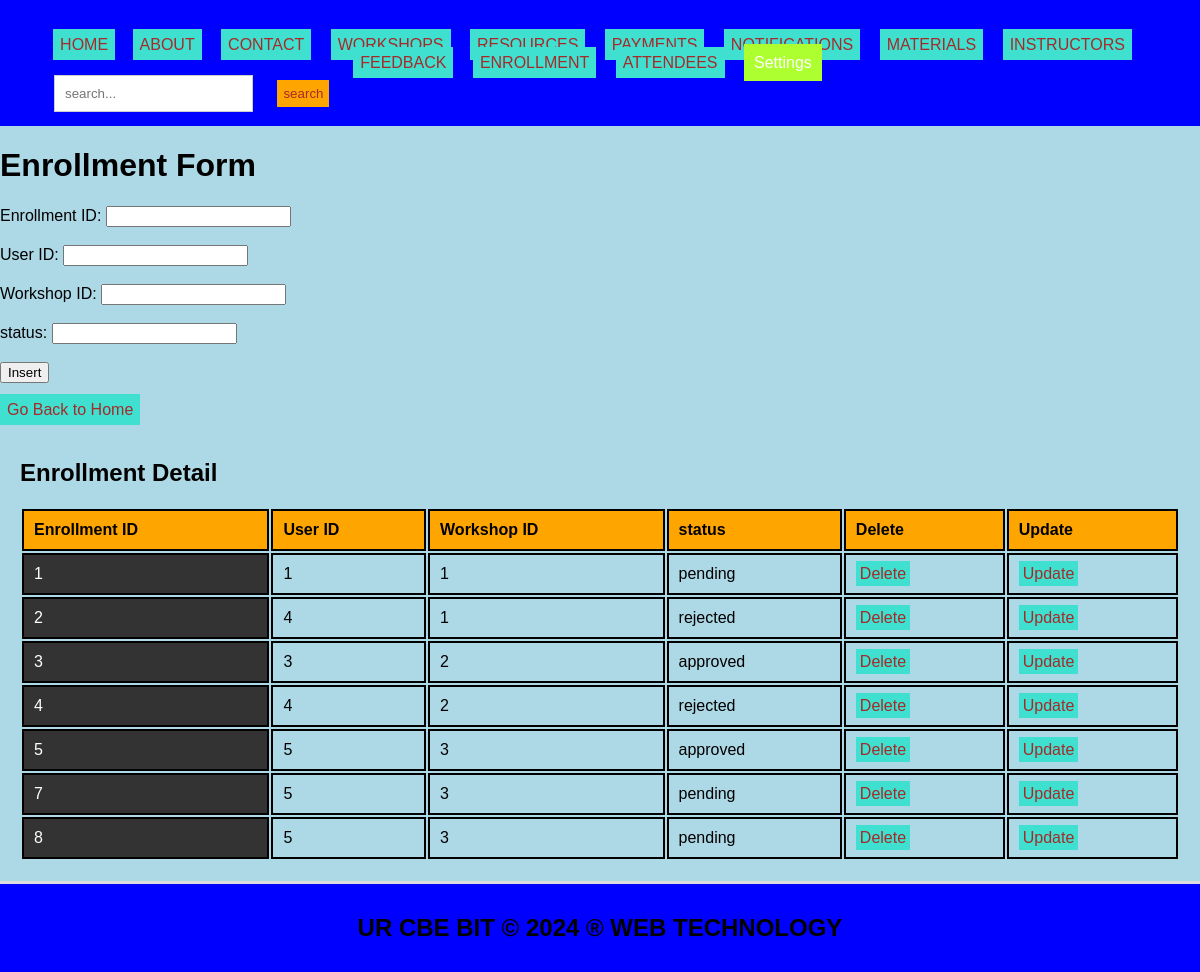
Screenshot of /enrollment.php with the database file from the repository.
### tables this page shows
CREATE TABLE `enrollment` (
  `enrollment_id` int(11) NOT NULL,
  `user_id` int(11) DEFAULT NULL,
  `workshop_id` int(11) DEFAULT NULL,
  `status` enum('pending','approved','rejected') DEFAULT NULL
);

### enrollment.php (the view, shortened to what this page needs)
<!DOCTYPE html>
<html lang="en">
<head>
  <link rel="stylesheet" type="text/css" href="style.css">
</head>
<body style="background-color: lightblue;">
  <header>
    <ul style="list-style-type: none; padding: 0;">
      <li style="display: inline; margin-right: 10px;">
           <ul style="list-style-type: none; padding: 0;">
    </li>
    <li style="display: inline; margin-right: 8px;"><a href="./home.html">HOME</a></li>
    <li style="display: inline; margin-right: 10px;"><a href="./about.html">ABOUT</a></li>
    <li style="display: inline; margin-right: 10px;"><a href="./contact.html">CONTACT</a></li>
    <li style="display: inline; margin-right: 10px;"><a href="./workshops.php">WORKSHOPS</a></li>
    <li style="display: inline; margin-right: 10px;"><a href="./resources.php">RESOURCES</a></li>
    <li style="display: inline; margin-right: 10px;"><a href="./payments.php">PAYMENTS</a></li>
    <li style="display: inline; margin-right: 10px;"><a href="./notifications.php">NOTIFICATIONS</a></li>
    <li style="display: inline; margin-right: 10px;"><a href="./materials.php"> MATERIALS</a></li>
    <li style="display: inline; margin-right: 10px;"><a href="./instructors.php">INSTRUCTORS</a></li>
    <li style="display: inline; margin-right: 10px;"><a href="./feedback.php">FEEDBACK</a></li>
    <li style="display: inline; margin-right: 10px;"><a href="./enrollment.php">ENROLLMENT</a></li>
    <li style="display: inline; margin-right: 10px;"><a href="./attendees.php">ATTENDEES</a></li>
      <li class="dropdown" style="display: inline; margin-right: 10px;">
      <a href="#" style="padding: 10px; color: white; background-color: greenyellow; text-decoration: none; margin-right: 15px;">Settings</a>
    </li>
    </ul>
  </header>
<body style="background-color: yellowgreen;">
  <div class="search-form">
      <form role="search" action="search.php">
        <input class="form-control" type="search" placeholder="search..." aria-label="search" name="query">
        <button class="btn" type="submit">search</button>
      </form>
    </div>
    <h1>Enrollment Form</h1>
    <form method="post" onsubmit="return confirmInsert();">
        <label for="enrollment_id">Enrollment ID:</label>
        <input type="number" id="enrollment_id" name="enrollment_id" required><br><br>
        <label for="user_id">User ID:</label>
        <input type="number" id="user_id" name="user_id" required><br><br>
        <label for="workshop_id">Workshop ID:</label>
        <input type="number" id="workshop_id" name="workshop_id" required><br><br>
        <label for="status">status:</label>
        <input type="text" id="status" name="status" required><br><br>
        <input type="submit" name="add" value="Insert"><br><br>
        <a href="./home.html">Go Back to Home</a>
    </form>
    <?php
    include('database_connection.php');
    ?>
    <section>
        <h2>Enrollment Detail</h2>
        <table>
            <tr>
                <th>Enrollment ID</th>
                <th>User ID</th>
                <th>Workshop ID</th>
                <th>status</th>
                <th>Delete</th>
                <th>Update</th>
            </tr>
            <?php
            $sql = "SELECT * FROM enrollment";
            $result = $connection->query($sql);
            if ($result->num_rows > 0) {
                while ($row = $result->fetch_assoc()) {
                    echo "<tr>
                            <td>{$row['enrollment_id']}</td>
                            <td>{$row['user_id']}</td>
                            <td>{$row['workshop_id']}</td>
                            <td>{$row['status']}</td>
                            <td><a style='padding:4px' href='delete_enrollment.php?enrollment_id={$row['enrollment_id']}'>Delete</a></td>
                            <td><a style='padding:4px' href='update_enrollment.php?enrollment_id={$row['enrollment_id']}'>Update</a></td>
                          </tr>";
                }
            } else {
                echo "<tr><td colspan='6'>No data found</td></tr>";
            }
            ?>
        </table>
    </section>
    <footer>
        <h2>UR CBE BIT &copy; 2024 &reg; WEB TECHNOLOGY</h2>
    </footer>
</body>
</html>

### style.css (style rules this page uses)
body { font-family: Arial, sans-serif; margin: 0; padding: 0; }
.search-form { float: left; padding: 20px; }
.form-control { padding: 8px; margin-left: 4px; border: 1px solid #ccc; }
.btn { padding: 6px; background-color: orange; color: brown; border: none; }
.dropdown { position: relative; display: inline; margin-right: 10px; }
body { font-family: Arial,sans-serif; margin:0; padding:0; }
header { background-color:blue; padding: 20px; }
.dropdown { position: right; display:right; direction:rtl; }
section { padding:28px; border-bottom: 1px solid #ddd; }
footer { text-align: center; padding: 15px; background-color:blue; }

### enrollment.php (style rules this page uses)
a:link { color: #0066cc; text-decoration: none; }
a { padding: 7px; color: white; background-color: turquoise; text-decoration: none; margin-right: 5px; }
a:link { color: brown; }
button.btn { margin-left: 20px; margin-top: 10px; }
input.form-control { padding: 10px; }
table { width: 100%; border-collapse: revert; }
td:first-child { background-color: #333333; color: #ffffff; }
td { padding: 8px; border-bottom: 1px solid #dddddd; }
th, td { border: 2px solid black; padding: 10px; text-align: left; }
th { background-color: orange; }
section { padding: 20px; border-bottom: 3px solid #ddd; }
header { text-align: center; padding: 20px; background-color: blue; }
.search-form { position: fixed; top: 50px; left: 30px; z-index: 999; }
footer { text-align: center; padding: 10px; background-color: blue; }

### rows the page displays
enrollment: enrollment_id "1", user "1", workshop "1", status "pending"
enrollment: enrollment_id "2", user "4", workshop "1", status "rejected"
enrollment: enrollment_id "3", user "3", workshop "2", status "approved"
enrollment: enrollment_id "4", user "4", workshop "2", status "rejected"
enrollment: enrollment_id "5", user "5", workshop "3", status "approved"
enrollment: enrollment_id "7", user "5", workshop "3", status "pending"
enrollment: enrollment_id "8", user "5", workshop "3", status "pending"
